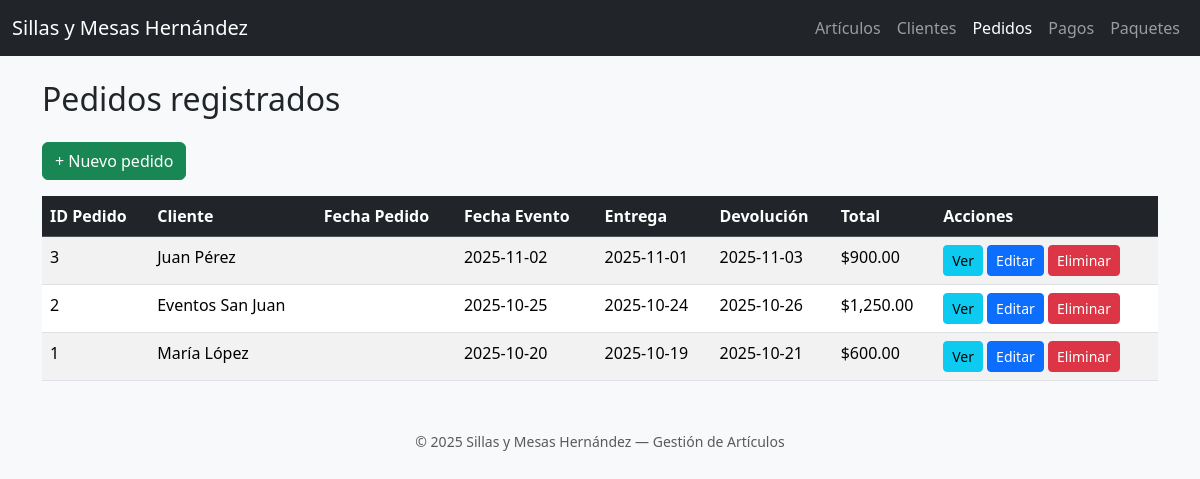
The page /php/pedidos.php on the database its author committed.
### tables this page shows
CREATE TABLE Pedido (
    idPedido INT AUTO_INCREMENT PRIMARY KEY,
    idCliente INT,
    fechaPedido DATE,
    fechaEvento DATE NOT NULL,
    fechaEntrega DATE,
    fechaDevolucion DATE,
    montoTotal DECIMAL(10,2),
    FOREIGN KEY (idCliente) REFERENCES Cliente(idCliente)
        ON DELETE CASCADE
);

CREATE TABLE Cliente (
    idCliente INT AUTO_INCREMENT PRIMARY KEY,
    nombre VARCHAR(100) NOT NULL,
    direccion VARCHAR(150),
    correo VARCHAR(100)
);

### php/pedidos.php (the view, shortened to what this page needs)
<?php
require_once "conexion.php";
?>
<!DOCTYPE html>
<html lang="es">
<head>
  <link href="https://cdn.jsdelivr.net/npm/bootstrap@5.3.3/dist/css/bootstrap.min.css" rel="stylesheet">
</head>
<body class="bg-light">
<nav class="navbar navbar-expand-lg navbar-dark bg-dark">
  <div class="container-fluid">
    <a class="navbar-brand" href="index.php">Sillas y Mesas Hernández</a>
    <div class="collapse navbar-collapse" id="navbarNav">
      <ul class="navbar-nav ms-auto">
		<li class="nav-item"><a class="nav-link" href="articulos.php">Artículos</a></li>
        <li class="nav-item"><a class="nav-link" href="clientes.php">Clientes</a></li>
        <li class="nav-item"><a class="nav-link active" href="pedidos.php">Pedidos</a></li>
        <li class="nav-item"><a class="nav-link" href="pagos.php">Pagos</a></li>
        <li class="nav-item"><a class="nav-link" href="paquetes.php">Paquetes</a></li>
      </ul>
    </div>
  </div>
</nav>
<div class="container mt-4">
  <h2 class="mb-4">Pedidos registrados</h2>
	<a class="btn btn-success mb-3" href="nuevo_pedido.php">+ Nuevo pedido</a>
  <?php
  try {
      $sql = "
        SELECT P.idPedido, C.nombre AS cliente,
               P.fechaPedido, P.fechaEvento, P.fechaEntrega, P.fechaDevolucion, P.montoTotal
        FROM Pedido P
        JOIN Cliente C ON P.idCliente = C.idCliente
        ORDER BY P.idPedido DESC;
      ";
      $stmt = $conn->query($sql);
      $pedidos = $stmt->fetchAll(PDO::FETCH_ASSOC);
  } catch (PDOException $e) {
      echo "<div class='alert alert-danger'>Error al leer pedidos: " . htmlspecialchars($e->getMessage()) . "</div>";
      $pedidos = [];
  }
  ?>
  <?php if (count($pedidos) === 0): ?>
    <div class="alert alert-info">No hay pedidos registrados.</div>
  <?php else: ?>
    <table class="table table-striped table-hover">
      <thead class="table-dark">
              <tr>
                <th>ID Pedido</th>
                <th>Cliente</th>
                <th>Fecha Pedido</th>
                <th>Fecha Evento</th>
                <th>Entrega</th>
                <th>Devolución</th>
                <th>Total</th>
                <th>Acciones</th>
              </tr>
            </thead>
            <tbody>
              <?php foreach ($pedidos as $p): ?>
                <tr>
                  <td><?= htmlspecialchars($p['idPedido']) ?></td>
                  <td><?= htmlspecialchars($p['cliente']) ?></td>
                  <td><?= htmlspecialchars($p['fechaPedido']) ?></td>
                  <td><?= htmlspecialchars($p['fechaEvento']) ?></td>
                  <td><?= htmlspecialchars($p['fechaEntrega']) ?></td>
                  <td><?= htmlspecialchars($p['fechaDevolucion']) ?></td>
                  <td>$<?= number_format($p['montoTotal'], 2) ?></td>
                  <td>
                    <a href="ver_pedido.php?id=<?= urlencode($p['idPedido']) ?>" class="btn btn-sm btn-info">Ver</a>
                    <a href="editar_pedido.php?id=<?= urlencode($p['idPedido']) ?>" class="btn btn-sm btn-primary">Editar</a>
                    <a href="eliminar_pedido.php?id=<?= urlencode($p['idPedido']) ?>" class="btn btn-sm btn-danger" onclick="return confirm('¿Eliminar pedido <?= htmlspecialchars($p['idPedido']) ?>?');">Eliminar</a>
                  </td>
                </tr>
              <?php endforeach; ?>
            </tbody>
          </table>
  <?php endif; ?>
</div>
<footer class="text-center mt-5 mb-3 text-muted">
  <small>© 2025 Sillas y Mesas Hernández — Gestión de Artículos</small>
</footer>
</body>
</html>

### rows shown on the page
pedido: idPedido "3", idCliente.nombre "Juan Pérez", fechaEvento "2025-11-02", fechaEntrega "2025-11-01", fechaDevolucion "2025-11-03", montoTotal "900.00"
pedido: idPedido "2", idCliente.nombre "Eventos San Juan", fechaEvento "2025-10-25", fechaEntrega "2025-10-24", fechaDevolucion "2025-10-26", montoTotal "1,250.00"
pedido: idPedido "1", idCliente.nombre "María López", fechaEvento "2025-10-20", fechaEntrega "2025-10-19", fechaDevolucion "2025-10-21", montoTotal "600.00"
